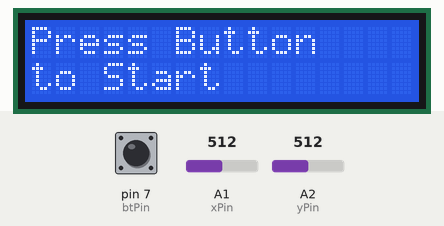
A sketch run on a simulated Arduino Uno, built with avr-gcc and run on an emulated ATmega328P. Shown: 16×2 character LCD. Inputs (shaded band) come from the test bench; at power-on: pin 7 (btPin) HIGH, A1 (xPin) = 512, A2 (yPin) = 512. Random numbers use the default seed unless the sketch sets one; what the sketch prints to the serial monitor is not drawn.

Above: at 5.95 s.
6.5 s: pin 7 (btPin) pulled LOW for 0.8 s
At 7.9 s:
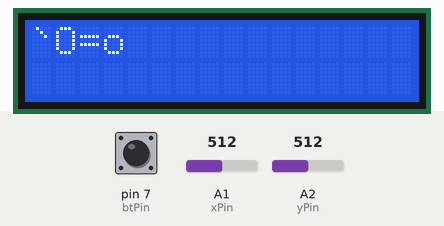
10.6 s: A1 (xPin) set to 682
13.8 s: A1 (xPin) set to 718
At 15.7 s:
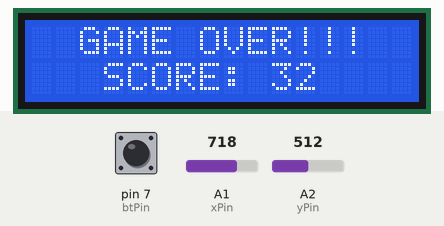
16.0 s: pin 7 (btPin) pulled LOW for 3.2 s
At 21.47 s:
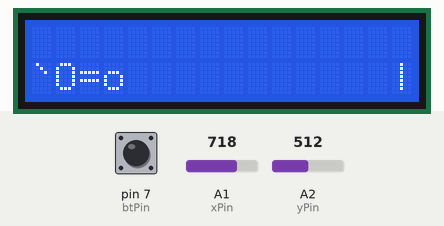
22.5 s: A2 (yPin) set to 710
At 23.02 s:
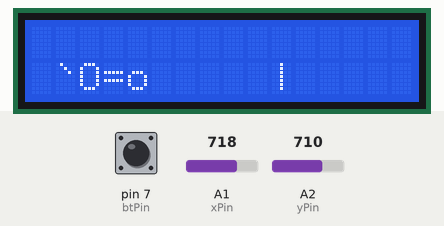
25.6 s: pin 7 (btPin) pulled LOW for 3.2 s
At 30.15 s:
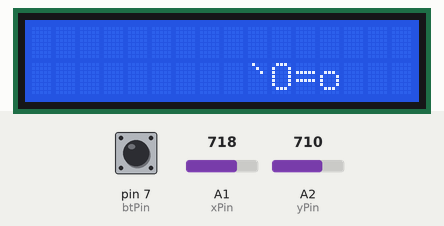

The sketch:

MP_code.ino
```cpp
// include the library code
#include <Wire.h>
#include <LiquidCrystal_I2C.h>

#define  STATE_GAME       1
#define  STATE_GAME_LOST  2
#define  STATE_GAME_WON   3
#define  STATE_MENU       0
/**********************************************************/
int state = STATE_MENU;
int lcd_width = 16;
int tim = 300;

const int xPin = A1;     //X attach to A0
const int yPin = A2;     //Y attach to A1
const int btPin = 7;     //Bt attach to digital 7

// define the player and starting position
String player_ship =    "`O=o";
int player_position_y = 0;
int player_position_x = 0;
int score = 0;

int number_of_enemies = 20;
// This defines the enemies if you want to build your level by hand.
// Below, these values will be overwritten by random values. But I
// wanted to leave this in so you can see how to define a level.
// Simply comment out the code below that fills in random the values.
int enemies_x[20];
int enemies_y[20];

// initialize the library with the numbers of the interface pins
LiquidCrystal_I2C lcd(0x27,16,2);  // set the LCD address to 0x27 for a 16 chars and 2 line display
/*********************************************************/
void setup()
{
  //setup lcd
  lcd.begin();  //initialize the lcd
  lcd.backlight();  //open the backlight
  //setup controller
  pinMode(btPin,INPUT); //set btpin as INPUT
  digitalWrite(btPin, HIGH); //and HIGH
  //setup serial monitor
  Serial.begin(9600); //initialize serial monitor

  // Startup Screen
  startLoading();

  // randomSeed() will then shuffle the random function.
  randomSeed(analogRead(0));
  initialize();
}
/*********************************************************/
void loop()
{
  delay(tim);
  if(state == STATE_MENU) {
    menuDisplay();  //press start display
    //check if button pressed
    if (digitalRead(btPin)==0) {
      state=STATE_GAME;
    }
  }
  else if(state == STATE_GAME) {
      // clear the screen and draw the player
      lcd.clear();
      lcd.setCursor(player_position_x, player_position_y);
      lcd.print(player_ship);

      // for each enemy
      for(int i=0; i<number_of_enemies; i++) {
        // move them to the left 1 space
        enemies_x[i] = enemies_x[i] - 1;

        // and draw them where they should appear
        if(enemies_x[i] >= 0 && enemies_x[i] <= lcd_width) {
          lcd.setCursor(enemies_x[i], enemies_y[i]);
          lcd.print("|");
          score++;
        }

        // check to see if any enemy touches the player, if so, GAME OVER!!!
        if((enemies_x[i] <= player_position_x+player_ship.length())
          && (enemies_x[i] >= player_position_x)
          && (enemies_y[i] == player_position_y))
          state = STATE_GAME_LOST;
      }

      // check to see if all enemies have been passed, if so, GAME WON!!!
      if(enemies_x[(number_of_enemies-1)] < 0)
        state = STATE_GAME_WON;

      // check for controls
      controller();
  }
  else if(state == STATE_GAME_LOST) {
      lcd.clear();
      lcd.setCursor(2, 0);
      lcd.print("GAME OVER!!!");
      lcd.setCursor(3, 1);
      lcd.print("SCORE: ");
      lcd.setCursor(10, 1);
      lcd.print(score);

      //check if button pressed
      if (digitalRead(btPin)==0) {
        initialize();
        state=STATE_GAME;
      }
      delay(2000);
  }
  else if(state == STATE_GAME_WON) {
      lcd.clear();
      lcd.setCursor(3, 0);
      lcd.print("You WIN!!!");

      //check if button pressed
      if (digitalRead(btPin)==0) {
        initialize();
        state=STATE_GAME;
      }
  }
}
/************************************************************/
void startLoading () {
  for (int i=0; i<lcd_width; i++){
    lcd.setCursor(2,0);
    lcd.print("SPEED RACER!");
    lcd.setCursor(i,1);
    lcd.print(player_ship);
    delay(tim);
    lcd.clear();
  }
}

void menuDisplay (){
  lcd.clear();
  delay(tim);
  lcd.setCursor(0, 0);
  lcd.print("Press Button");
  lcd.setCursor(0, 1);
  lcd.print("to Start");
}

void initialize () {
  int accumulation = lcd_width;
    for(int i=0; i<number_of_enemies; i++) {
      // randomly pick a number between the ship's length and 8
      accumulation += random((player_ship.length()+1), 8);
      enemies_x[i] = accumulation;
      enemies_y[i] = random(0,2);
    }
    score=0;
}

void controller () {
  if (analogRead(xPin)>700) {
    player_position_y=1;
  } else if (analogRead(xPin)<300) {
    player_position_y=0;
  }

  if (analogRead(yPin)>700 and player_position_x<lcd_width-player_ship.length()) {
    player_position_x++;
  } else if (analogRead(yPin)<300 and player_position_x>0) {
    player_position_x--;
  }
  Serial.println(analogRead(yPin),DEC); //read the value of A1 and print it in decimal
}
```

Measured:
- the behaviour switches between 700 and 701 on A1 (xPin) (found by bisection; images 1 and 2)
- after the input at 16.0 s, the display: first changes after 3.2 s (image 3 shows a later state)
- after the input at 25.6 s, the display: first changes after 3.2 s (image 5 shows a later state)
- what the display in image 1 shows lasts 2.1 s, from 7.4 s to 9.5 s
